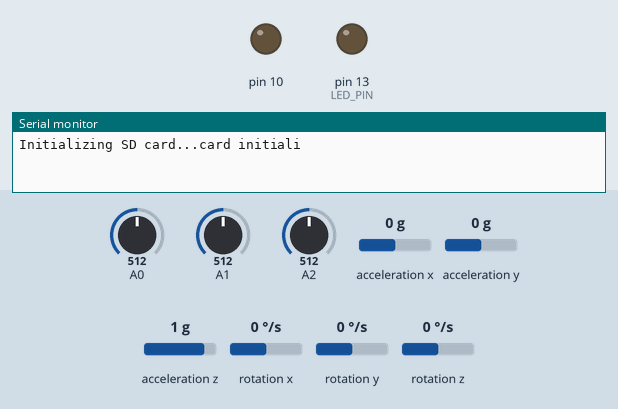
Simulated run of this sketch. Board: Arduino Uno, built with avr-gcc and run on an emulated ATmega328P. On the bench: output pins drawn as LEDs (lit = HIGH), the last lines printed to the serial monitor. Dashed ring = blinking. The test bench sets the inputs (shaded band); at power-on: acceleration x 0 g, A0 = 512, A1 = 512, A2 = 512, acceleration y 0 g, acceleration z 1 g, rotation x 0 °/s, rotation y 0 °/s, rotation z 0 °/s. Storage starts empty.

Above: at 0.1 s.
At 1.85 s:
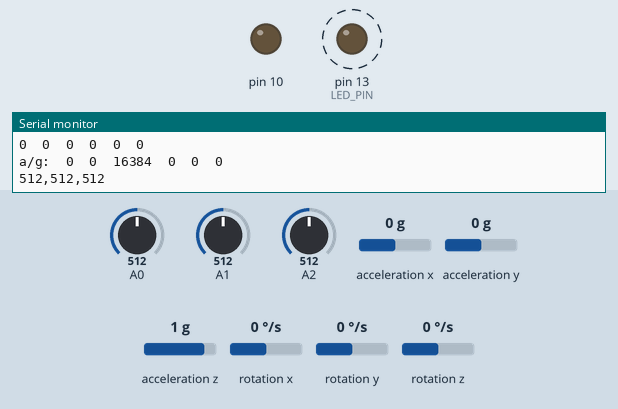
2.3 s: acceleration x set to 0.8 g
5.3 s: A0 set to 110
8.3 s: A0 set to 89
11.3 s: A1 set to 104
14.3 s: A1 set to 90
17.3 s: A2 set to 108
20.3 s: A2 set to 93
Timing chart, 0 to 24.3 s (numbered marks = the images above; inputs shaded):
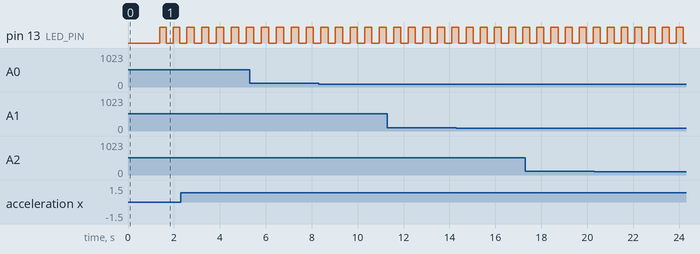

Measured:
- by itself, pin 13 (LED_PIN): alternates HIGH for 0.30 s and LOW for 0.30 s

The sketch:

MPU6050_raw_SD.ino
```cpp
// I2C device class (I2Cdev) demonstration Arduino sketch for MPU6050 class
// 10/7/2011 by Jeff Rowberg <jeff@rowberg.net>
// Updates should (hopefully) always be available at https://github.com/jrowberg/i2cdevlib
//
// Changelog:
//      2013-05-08 - added multiple output formats
//                 - added seamless Fastwire support
//      2011-10-07 - initial release

/* ============================================
I2Cdev device library code is placed under the MIT license
Copyright (c) 2011 Jeff Rowberg

Permission is hereby granted, free of charge, to any person obtaining a copy
of this software and associated documentation files (the "Software"), to deal
in the Software without restriction, including without limitation the rights
to use, copy, modify, merge, publish, distribute, sublicense, and/or sell
copies of the Software, and to permit persons to whom the Software is
furnished to do so, subject to the following conditions:

The above copyright notice and this permission notice shall be included in
all copies or substantial portions of the Software.

THE SOFTWARE IS PROVIDED "AS IS", WITHOUT WARRANTY OF ANY KIND, EXPRESS OR
IMPLIED, INCLUDING BUT NOT LIMITED TO THE WARRANTIES OF MERCHANTABILITY,
FITNESS FOR A PARTICULAR PURPOSE AND NONINFRINGEMENT. IN NO EVENT SHALL THE
AUTHORS OR COPYRIGHT HOLDERS BE LIABLE FOR ANY CLAIM, DAMAGES OR OTHER
LIABILITY, WHETHER IN AN ACTION OF CONTRACT, TORT OR OTHERWISE, ARISING FROM,
OUT OF OR IN CONNECTION WITH THE SOFTWARE OR THE USE OR OTHER DEALINGS IN
THE SOFTWARE.
===============================================
*/

// I2Cdev and MPU6050 must be installed as libraries, or else the .cpp/.h files
// for both classes must be in the include path of your project
#include "I2Cdev.h"
#include "MPU6050.h"

#include <SD.h>
// On the Ethernet Shield, CS is pin 4. Note that even if it's not
// used as the CS pin, the hardware CS pin (10 on most Arduino boards,
// 53 on the Mega) must be left as an output or the SD library
// functions will not work.
const int chipSelect = 10;//you should change to pin 10

// Arduino Wire library is required if I2Cdev I2CDEV_ARDUINO_WIRE implementation
// is used in I2Cdev.h
#if I2CDEV_IMPLEMENTATION == I2CDEV_ARDUINO_WIRE
    #include "Wire.h"
#endif

// class default I2C address is 0x68
// specific I2C addresses may be passed as a parameter here
// AD0 low = 0x68 (default for InvenSense evaluation board)
// AD0 high = 0x69
MPU6050 accelgyro;
//MPU6050 accelgyro(0x69); // <-- use for AD0 high

int16_t ax, ay, az;
int16_t gx, gy, gz;


// uncomment "OUTPUT_READABLE_ACCELGYRO" if you want to see a tab-separated
// list of the accel X/Y/Z and then gyro X/Y/Z values in decimal. Easy to read,
// not so easy to parse, and slow(er) over UART.
#define OUTPUT_READABLE_ACCELGYRO

// uncomment "OUTPUT_BINARY_ACCELGYRO" to send all 6 axes of data as 16-bit
// binary, one right after the other. This is very fast (as fast as possible
// without compression or data loss), and easy to parse, but impossible to read
// for a human.
//#define OUTPUT_BINARY_ACCELGYRO


#define LED_PIN 13
bool blinkState = false;

void setup() {
    // join I2C bus (I2Cdev library doesn't do this automatically)
    #if I2CDEV_IMPLEMENTATION == I2CDEV_ARDUINO_WIRE
        Wire.begin();
    #elif I2CDEV_IMPLEMENTATION == I2CDEV_BUILTIN_FASTWIRE
        Fastwire::setup(400, true);
    #endif

    // initialize serial communication
    // (38400 chosen because it works as well at 8MHz as it does at 16MHz, but
    // it's really up to you depending on your project)
    Serial.begin(1200);

    // initialize SD card
    Serial.print("Initializing SD card...");
    // make sure that the default chip select pin is set to
    // output, even if you don't use it:
    pinMode(10, OUTPUT);

    // see if the card is present and can be initialized:
    if (!SD.begin(chipSelect)) {
      Serial.println("Card failed, or not present");
      // don't do anything more:
      return;
    }
    Serial.println("card initialized.");

    // initialize device
    Serial.println("Initializing I2C devices...");
    accelgyro.initialize();

    // verify connection
    Serial.println("Testing device connections...");
    Serial.println(accelgyro.testConnection() ? "MPU6050 connection successful" : "MPU6050 connection failed");

    // use the code below to change accel/gyro offset values

    Serial.println("Updating internal sensor offsets...");
    // -76	-2359	1688	0	0	0
    Serial.print(accelgyro.getXAccelOffset()); Serial.print("\t"); // -76
    Serial.print(accelgyro.getYAccelOffset()); Serial.print("\t"); // -2359
    Serial.print(accelgyro.getZAccelOffset()); Serial.print("\t"); // 1688
    Serial.print(accelgyro.getXGyroOffset()); Serial.print("\t"); // 0
    Serial.print(accelgyro.getYGyroOffset()); Serial.print("\t"); // 0
    Serial.print(accelgyro.getZGyroOffset()); Serial.print("\t"); // 0
    Serial.print("\n");
    accelgyro.setXGyroOffset(220);
    accelgyro.setYGyroOffset(76);
    accelgyro.setZGyroOffset(-85);
    Serial.print(accelgyro.getXAccelOffset()); Serial.print("\t"); // -76
    Serial.print(accelgyro.getYAccelOffset()); Serial.print("\t"); // -2359
    Serial.print(accelgyro.getZAccelOffset()); Serial.print("\t"); // 1688
    Serial.print(accelgyro.getXGyroOffset()); Serial.print("\t"); // 0
    Serial.print(accelgyro.getYGyroOffset()); Serial.print("\t"); // 0
    Serial.print(accelgyro.getZGyroOffset()); Serial.print("\t"); // 0
    Serial.print("\n");


    // configure Arduino LED for
    pinMode(LED_PIN, OUTPUT);
}

void loop() {
    // read raw accel/gyro measurements from device
    accelgyro.getMotion6(&ax, &ay, &az, &gx, &gy, &gz);

    // these methods (and a few others) are also available
    //accelgyro.getAcceleration(&ax, &ay, &az);
    //accelgyro.getRotation(&gx, &gy, &gz);

    #ifdef OUTPUT_READABLE_ACCELGYRO
        // display tab-separated accel/gyro x/y/z values
        Serial.print("a/g:\t");
        Serial.print(ax); Serial.print("\t");
        Serial.print(ay); Serial.print("\t");
        Serial.print(az); Serial.print("\t");
        Serial.print(gx); Serial.print("\t");
        Serial.print(gy); Serial.print("\t");
        Serial.println(gz);
    #endif

    #ifdef OUTPUT_BINARY_ACCELGYRO
        Serial.write((uint8_t)(ax >> 8)); Serial.write((uint8_t)(ax & 0xFF));
        Serial.write((uint8_t)(ay >> 8)); Serial.write((uint8_t)(ay & 0xFF));
        Serial.write((uint8_t)(az >> 8)); Serial.write((uint8_t)(az & 0xFF));
        Serial.write((uint8_t)(gx >> 8)); Serial.write((uint8_t)(gx & 0xFF));
        Serial.write((uint8_t)(gy >> 8)); Serial.write((uint8_t)(gy & 0xFF));
        Serial.write((uint8_t)(gz >> 8)); Serial.write((uint8_t)(gz & 0xFF));
    #endif

    // BEGIN SD CARD WRITE
    // make a string for assembling the data to log:
    String dataString = "";

    // read three sensors and append to the string:
    for (int analogPin = 0; analogPin < 3; analogPin++) {
      int sensor = analogRead(analogPin);
      dataString += String(sensor);
      if (analogPin < 2) {
        dataString += ",";
      }
    }

    // open the file. note that only one file can be open at a time,
    // so you have to close this one before opening another.
    File dataFile = SD.open("bobo.txt", FILE_WRITE);

    // if the file is available, write to it:
    if (dataFile) {
      dataFile.println(dataString);
      dataFile.close();
      // print to the serial port too:
      Serial.println(dataString);
    }
    // if the file isn't open, pop up an error:
    else {
      Serial.println("error opening datalog.txt");
    } // END SD CARD WRITE

    // blink LED to indicate activity
    blinkState = !blinkState;
    digitalWrite(LED_PIN, blinkState);

}
```
